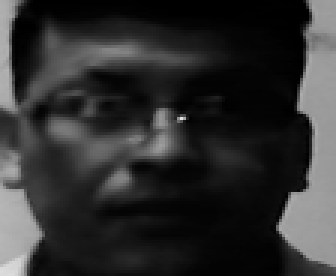
#> input picture att_faces/orl_faces/IngMarcos/1.png, 112 x 92 px, given in place of the camera (shown 3 times larger)
$ python capture.py att_faces/orl_faces/IngMarcos/1.png
#> lines starting #> are read from the running program, lines starting #| are printed output that depends on the picture
#OpenCV module
import cv2
#Modulo para leer directorios y rutas de archivos
import os
#OpenCV trabaja con arreglos de numpy
import numpy
#Obtener el nombre de la persona que estamos capturando
import sys
nombre = sys.argv[1]

#Directorio donde se encuentra la carpeta con el nombre de la persona
dir_faces = '../FaceRecognition2\\att_faces\\orl_faces'
path = os.path.join(dir_faces, nombre)
print(path)

#Tamaño para reducir a miniaturas las fotografias
size = 4

#Si no hay una carpeta con el nombre ingresado entonces se crea
if not os.path.isdir(path):
    os.mkdir(path)

#cargamos la plantilla e inicializamos la webcam
face_cascade = cv2.CascadeClassifier('haarcascade_frontalface_default.xml')
cap = cv2.VideoCapture(0)

img_width, img_height = 112, 92

#Ciclo para tomar fotografias
count = 0
while count < 100:
    #leemos un frame y lo guardamos
    rval, img = cap.read()
#> img is the input picture: shape (92, 112, 3); min 0, max 224, mean 47.5
    img = cv2.flip(img, 1, 0)
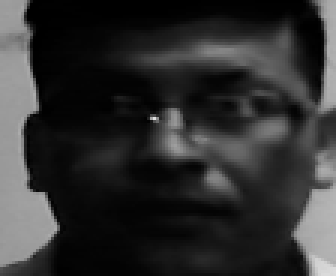
#> img: shape (92, 112, 3) (shown 3 times larger); min 0, max 224, mean 47.5

    #convertimos la imagen a blanco y negro
    gray = cv2.cvtColor(img, cv2.COLOR_BGR2GRAY)

    #redimensionar la imagen
    mini = cv2.resize(gray, (int(gray.shape[1] / size), int(gray.shape[0] / size)))
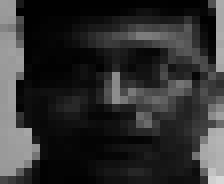
#> mini: shape (23, 28) (shown 8 times larger); min 0, max 216, mean 47.4

    """buscamos las coordenadas de los rostros (si los hay) y
   guardamos su posicion"""
    faces = face_cascade.detectMultiScale(mini)
#> faces = ()
    faces = sorted(faces, key=lambda x: x[3])
#> faces = []

    if faces:
        face_i = faces[0]
        (x, y, w, h) = [v * size for v in face_i]
        face = gray[y:y + h, x:x + w]
        face_resize = cv2.resize(face, (img_width, img_height))

        #Dibujamos un rectangulo en las coordenadas del rostro
        cv2.rectangle(img, (x, y), (x + w, y + h), (0, 255, 0), 3)
        #Ponemos el nombre en el rectagulo
        cv2.putText(img, nombre, (x - 10, y - 10), cv2.FONT_HERSHEY_PLAIN,1,(0, 255, 0))

        #El nombre de cada foto es el numero del ciclo
        #Obtenemos el nombre de la foto
        #Despues de la ultima sumamos 1 para continuar con los demas nombres
        pin=sorted([int(n[:n.find('.')]) for n in os.listdir(path)
               if n[0]!='.' ]+[0])[-1] + 1

        #Metemos la foto en el directorio
        cv2.imwrite('%s/%s.png' % (path, pin), face_resize)

        #Contador del ciclo
        count += 1

    #Mostramos la imagen
    cv2.imshow('OpenCV Entrenamiento de '+nombre, img)

    #Si se presiona la tecla ESC se cierra el programa
    key = cv2.waitKey(10)
#> (key Esc is pressed here)
    if key == 27:
        cv2.destroyAllWindows()
        break
